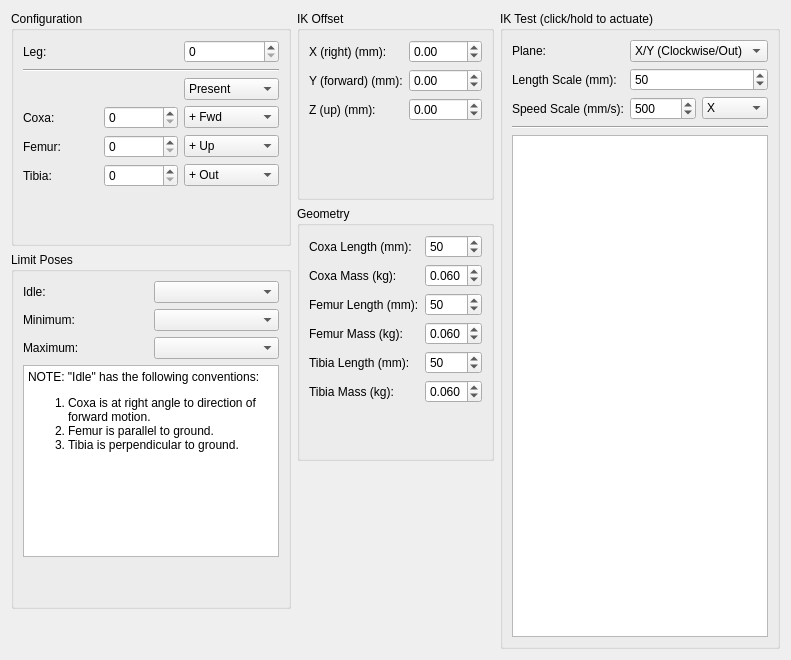
      <widget class="QWidget" name="ikConfigTab">
       <attribute name="title">
        <string>IK Configuration</string>
       </attribute>
       <layout class="QHBoxLayout" name="horizontalLayout_3">
        <item>
         <layout class="QVBoxLayout" name="verticalLayout_5">
          <item>
           <widget class="QGroupBox" name="configurationGroup_2">
            <property name="title">
             <string>Configuration</string>
            </property>
            <layout class="QGridLayout" name="gridLayout_2">
             <item row="4" column="2">
              <widget class="QComboBox" name="femurSignCombo">
               <item>
                <property name="text">
                 <string>+ Up</string>
                </property>
               </item>
               <item>
                <property name="text">
                 <string>- Up</string>
                </property>
               </item>
              </widget>
             </item>
             <item row="0" column="0">
              <widget class="QLabel" name="legLabel">
               <property name="text">
                <string>Leg:</string>
               </property>
              </widget>
             </item>
             <item row="0" column="2">
              <widget class="QSpinBox" name="legSpin">
               <property name="minimum">
                <number>0</number>
               </property>
               <property name="maximum">
                <number>5</number>
               </property>
               <property name="value">
                <number>0</number>
               </property>
              </widget>
             </item>
             <item row="1" column="0" colspan="3">
              <widget class="Line" name="line_3">
               <property name="orientation">
                <enum>Qt::Horizontal</enum>
               </property>
              </widget>
             </item>
             <item row="2" column="2">
              <widget class="QComboBox" name="legPresentCombo">
               <item>
                <property name="text">
                 <string>Present</string>
                </property>
               </item>
               <item>
                <property name="text">
                 <string>Not Present</string>
                </property>
               </item>
              </widget>
             </item>
             <item row="3" column="0">
              <widget class="QLabel" name="coxaLabel">
               <property name="text">
                <string>Coxa:</string>
               </property>
              </widget>
             </item>
             <item row="3" column="1">
              <widget class="QSpinBox" name="coxaServoSpin"/>
             </item>
             <item row="3" column="2">
              <widget class="QComboBox" name="coxaSignCombo">
               <item>
                <property name="text">
                 <string>+ Fwd</string>
                </property>
               </item>
               <item>
                <property name="text">
                 <string>- Fwd</string>
                </property>
               </item>
              </widget>
             </item>
             <item row="4" column="0">
              <widget class="QLabel" name="femurLabel">
               <property name="text">
                <string>Femur:</string>
               </property>
              </widget>
             </item>
             <item row="4" column="1">
              <widget class="QSpinBox" name="femurServoSpin"/>
             </item>
             <item row="5" column="0">
              <widget class="QLabel" name="tibiaLabel">
               <property name="text">
                <string>Tibia:</string>
               </property>
              </widget>
             </item>
             <item row="5" column="1">
              <widget class="QSpinBox" name="tibiaServoSpin"/>
             </item>
             <item row="5" column="2">
              <widget class="QComboBox" name="tibiaSignCombo">
               <item>
                <property name="text">
                 <string>+ Out</string>
                </property>
               </item>
               <item>
                <property name="text">
                 <string>- Out</string>
                </property>
               </item>
              </widget>
             </item>
             <item row="6" column="2">
              <spacer name="verticalSpacer_2">
               <property name="orientation">
                <enum>Qt::Vertical</enum>
               </property>
               <property name="sizeHint" stdset="0">
                <size>
                 <width>20</width>
                 <height>47</height>
                </size>
               </property>
              </spacer>
             </item>
            </layout>
           </widget>
          </item>
          <item>
           <widget class="QGroupBox" name="limitPosesGroup">
            <property name="title">
             <string>Limit Poses</string>
            </property>
            <layout class="QGridLayout" name="gridLayout_3">
             <item row="0" column="0">
              <widget class="QLabel" name="idleLabel">
               <property name="text">
                <string>Idle:</string>
               </property>
              </widget>
             </item>
             <item row="0" column="1">
              <widget class="QComboBox" name="idleCombo"/>
             </item>
             <item row="1" column="0">
              <widget class="QLabel" name="minimumLabel">
               <property name="text">
                <string>Minimum:</string>
               </property>
              </widget>
             </item>
             <item row="1" column="1">
              <widget class="QComboBox" name="minimumCombo"/>
             </item>
             <item row="2" column="0">
              <widget class="QLabel" name="maximumLabel">
               <property name="text">
                <string>Maximum:</string>
               </property>
              </widget>
             </item>
             <item row="2" column="1">
              <widget class="QComboBox" name="maximumCombo"/>
             </item>
             <item row="3" column="0" colspan="2">
              <widget class="QTextBrowser" name="textBrowser">
               <property name="verticalScrollBarPolicy">
                <enum>Qt::ScrollBarAlwaysOff</enum>
               </property>
               <property name="horizontalScrollBarPolicy">
                <enum>Qt::ScrollBarAlwaysOff</enum>
               </property>
               <property name="html">
                <string>&lt;!DOCTYPE HTML PUBLIC &quot;-//W3C//DTD HTML 4.0//EN&quot; &quot;http://www.w3.org/TR/REC-html40/strict.dtd&quot;&gt;
&lt;html&gt;&lt;head&gt;&lt;meta name=&quot;qrichtext&quot; content=&quot;1&quot; /&gt;&lt;style type=&quot;text/css&quot;&gt;
p, li { white-space: pre-wrap; }
&lt;/style&gt;&lt;/head&gt;&lt;body style=&quot; font-family:'Sans Serif'; font-size:9pt; font-weight:400; font-style:normal;&quot;&gt;
&lt;p style=&quot; margin-top:0px; margin-bottom:0px; margin-left:0px; margin-right:0px; -qt-block-indent:0; text-indent:0px;&quot;&gt;NOTE: &amp;quot;Idle&amp;quot; has the following conventions:&lt;/p&gt;
&lt;ol style=&quot;margin-top: 0px; margin-bottom: 0px; margin-left: 0px; margin-right: 0px; -qt-list-indent: 1;&quot;&gt;&lt;li style=&quot; margin-top:12px; margin-bottom:0px; margin-left:0px; margin-right:0px; -qt-block-indent:0; text-indent:0px;&quot;&gt;Coxa is at right angle to direction of forward motion.&lt;/li&gt;
&lt;li style=&quot; margin-top:0px; margin-bottom:0px; margin-left:0px; margin-right:0px; -qt-block-indent:0; text-indent:0px;&quot;&gt;Femur is parallel to ground.&lt;/li&gt;
&lt;li style=&quot; margin-top:0px; margin-bottom:12px; margin-left:0px; margin-right:0px; -qt-block-indent:0; text-indent:0px;&quot;&gt;Tibia is perpendicular to ground.&lt;/li&gt;&lt;/ol&gt;&lt;/body&gt;&lt;/html&gt;</string>
               </property>
              </widget>
             </item>
             <item row="4" column="1">
              <spacer name="verticalSpacer_3">
               <property name="orientation">
                <enum>Qt::Vertical</enum>
               </property>
               <property name="sizeHint" stdset="0">
                <size>
                 <width>20</width>
                 <height>40</height>
                </size>
               </property>
              </spacer>
             </item>
            </layout>
           </widget>
          </item>
          <item>
           <spacer name="verticalSpacer_6">
            <property name="orientation">
             <enum>Qt::Vertical</enum>
            </property>
            <property name="sizeHint" stdset="0">
             <size>
              <width>20</width>
              <height>40</height>
             </size>
            </property>
           </spacer>
          </item>
         </layout>
        </item>
        <item>
         <layout class="QVBoxLayout" name="verticalLayout_6">
          <item>
           <widget class="QGroupBox" name="groupBox_3">
            <property name="title">
             <string>IK Offset</string>
            </property>
            <layout class="QFormLayout" name="formLayout">
             <item row="0" column="0">
              <widget class="QLabel" name="xOffsetLabel">
               <property name="text">
                <string>X (right) (mm):</string>
               </property>
              </widget>
             </item>
             <item row="0" column="1">
              <widget class="QDoubleSpinBox" name="xOffsetSpin">
               <property name="minimum">
                <double>-500.000000000000000</double>
               </property>
               <property name="maximum">
                <double>500.000000000000000</double>
               </property>
              </widget>
             </item>
             <item row="1" column="0">
              <widget class="QLabel" name="yOffsetLabel">
               <property name="text">
                <string>Y (forward) (mm):</string>
               </property>
              </widget>
             </item>
             <item row="1" column="1">
              <widget class="QDoubleSpinBox" name="yOffsetSpin">
               <property name="minimum">
                <double>-500.000000000000000</double>
               </property>
               <property name="maximum">
                <double>500.000000000000000</double>
               </property>
              </widget>
             </item>
             <item row="2" column="0">
              <widget class="QLabel" name="zOffsetLabel">
               <property name="text">
                <string>Z (up) (mm):</string>
               </property>
              </widget>
             </item>
             <item row="2" column="1">
              <widget class="QDoubleSpinBox" name="zOffsetSpin">
               <property name="minimum">
                <double>-500.000000000000000</double>
               </property>
               <property name="maximum">
                <double>500.000000000000000</double>
               </property>
              </widget>
             </item>
             <item row="3" column="1">
              <spacer name="verticalSpacer_4">
               <property name="orientation">
                <enum>Qt::Vertical</enum>
               </property>
               <property name="sizeHint" stdset="0">
                <size>
                 <width>69</width>
                 <height>40</height>
                </size>
               </property>
              </spacer>
             </item>
            </layout>
           </widget>
          </item>
          <item>
           <widget class="QGroupBox" name="groupBox_4">
            <property name="title">
             <string>Geometry</string>
            </property>
            <layout class="QFormLayout" name="formLayout_2">
             <property name="fieldGrowthPolicy">
              <enum>QFormLayout::AllNonFixedFieldsGrow</enum>
             </property>
             <item row="0" column="0">
              <widget class="QLabel" name="coxaLengthLabel">
               <property name="text">
                <string>Coxa Length (mm):</string>
               </property>
              </widget>
             </item>
             <item row="0" column="1">
              <widget class="QDoubleSpinBox" name="coxaLengthSpin">
               <property name="decimals">
                <number>0</number>
               </property>
               <property name="minimum">
                <double>1.000000000000000</double>
               </property>
               <property name="maximum">
                <double>200.000000000000000</double>
               </property>
               <property name="value">
                <double>50.000000000000000</double>
               </property>
              </widget>
             </item>
             <item row="1" column="0">
              <widget class="QLabel" name="label_33">
               <property name="text">
                <string>Coxa Mass (kg):</string>
               </property>
              </widget>
             </item>
             <item row="1" column="1">
              <widget class="QDoubleSpinBox" name="coxaMassSpin">
               <property name="decimals">
                <number>3</number>
               </property>
               <property name="maximum">
                <double>2.000000000000000</double>
               </property>
               <property name="singleStep">
                <double>0.010000000000000</double>
               </property>
               <property name="value">
                <double>0.060000000000000</double>
               </property>
              </widget>
             </item>
             <item row="2" column="0">
              <widget class="QLabel" name="femurLengthLabel">
               <property name="text">
                <string>Femur Length (mm):</string>
               </property>
              </widget>
             </item>
             <item row="2" column="1">
              <widget class="QDoubleSpinBox" name="femurLengthSpin">
               <property name="decimals">
                <number>0</number>
               </property>
               <property name="minimum">
                <double>1.000000000000000</double>
               </property>
               <property name="maximum">
                <double>200.000000000000000</double>
               </property>
               <property name="value">
                <double>50.000000000000000</double>
               </property>
              </widget>
             </item>
             <item row="3" column="0">
              <widget class="QLabel" name="label_34">
               <property name="text">
                <string>Femur Mass (kg):</string>
               </property>
              </widget>
             </item>
             <item row="3" column="1">
              <widget class="QDoubleSpinBox" name="femurMassSpin">
               <property name="decimals">
                <number>3</number>
               </property>
               <property name="maximum">
                <double>2.000000000000000</double>
               </property>
               <property name="singleStep">
                <double>0.010000000000000</double>
               </property>
               <property name="value">
                <double>0.060000000000000</double>
               </property>
              </widget>
             </item>
             <item row="4" column="0">
              <widget class="QLabel" name="tibiaLengthLabel">
               <property name="text">
                <string>Tibia Length (mm):</string>
               </property>
              </widget>
             </item>
             <item row="4" column="1">
              <widget class="QDoubleSpinBox" name="tibiaLengthSpin">
               <property name="decimals">
                <number>0</number>
               </property>
               <property name="minimum">
                <double>1.000000000000000</double>
               </property>
               <property name="maximum">
                <double>200.000000000000000</double>
               </property>
               <property name="value">
                <double>50.000000000000000</double>
               </property>
              </widget>
             </item>
             <item row="5" column="0">
              <widget class="QLabel" name="label_35">
               <property name="text">
                <string>Tibia Mass (kg):</string>
               </property>
              </widget>
             </item>
             <item row="5" column="1">
              <widget class="QDoubleSpinBox" name="tibiaMassSpin">
               <property name="decimals">
                <number>3</number>
               </property>
               <property name="maximum">
                <double>2.000000000000000</double>
               </property>
               <property name="singleStep">
                <double>0.010000000000000</double>
               </property>
               <property name="value">
                <double>0.060000000000000</double>
               </property>
              </widget>
             </item>
             <item row="6" column="0">
              <spacer name="verticalSpacer_5">
               <property name="orientation">
                <enum>Qt::Vertical</enum>
               </property>
               <property name="sizeHint" stdset="0">
                <size>
                 <width>53</width>
                 <height>40</height>
                </size>
               </property>
              </spacer>
             </item>
            </layout>
           </widget>
          </item>
          <item>
           <spacer name="verticalSpacer_7">
            <property name="orientation">
             <enum>Qt::Vertical</enum>
            </property>
            <property name="sizeHint" stdset="0">
             <size>
              <width>20</width>
              <height>40</height>
             </size>
            </property>
           </spacer>
          </item>
         </layout>
        </item>
        <item>
         <widget class="QGroupBox" name="groupBox_5">
          <property name="sizePolicy">
           <sizepolicy hsizetype="Preferred" vsizetype="Preferred">
            <horstretch>1</horstretch>
            <verstretch>0</verstretch>
           </sizepolicy>
          </property>
          <property name="title">
           <string>IK Test (click/hold to actuate)</string>
          </property>
          <layout class="QVBoxLayout" name="verticalLayout_4">
           <item>
            <layout class="QGridLayout" name="gridLayout_5">
             <item row="0" column="0">
              <widget class="QLabel" name="planeLabel">
               <property name="text">
                <string>Plane:</string>
               </property>
              </widget>
             </item>
             <item row="0" column="1" colspan="2">
              <widget class="QComboBox" name="planeCombo">
               <item>
                <property name="text">
                 <string>X/Y (Clockwise/Out)</string>
                </property>
               </item>
               <item>
                <property name="text">
                 <string>X/Z (Clockwise/Up)</string>
                </property>
               </item>
               <item>
                <property name="text">
                 <string>Y/Z (Out/Up)</string>
                </property>
               </item>
              </widget>
             </item>
             <item row="1" column="0">
              <widget class="QLabel" name="scaleLabel">
               <property name="text">
                <string>Length Scale (mm):</string>
               </property>
              </widget>
             </item>
             <item row="1" column="1" colspan="2">
              <widget class="QDoubleSpinBox" name="lengthScaleSpin">
               <property name="decimals">
                <number>0</number>
               </property>
               <property name="minimum">
                <double>10.000000000000000</double>
               </property>
               <property name="maximum">
                <double>500.000000000000000</double>
               </property>
               <property name="singleStep">
                <double>10.000000000000000</double>
               </property>
               <property name="value">
                <double>50.000000000000000</double>
               </property>
              </widget>
             </item>
             <item row="2" column="0">
              <widget class="QLabel" name="speedScaleLabel">
               <property name="text">
                <string>Speed Scale (mm/s):</string>
               </property>
              </widget>
             </item>
             <item row="2" column="1">
              <widget class="QSpinBox" name="speedScaleSpin">
               <property name="minimum">
                <number>10</number>
               </property>
               <property name="maximum">
                <number>5000</number>
               </property>
               <property name="singleStep">
                <number>20</number>
               </property>
               <property name="value">
                <number>500</number>
               </property>
              </widget>
             </item>
             <item row="2" column="2">
              <widget class="QComboBox" name="speedAxisCombo">
               <item>
                <property name="text">
                 <string>X</string>
                </property>
               </item>
               <item>
                <property name="text">
                 <string>Y</string>
                </property>
               </item>
               <item>
                <property name="text">
                 <string>Z</string>
                </property>
               </item>
               <item>
                <property name="text">
                 <string>Any</string>
                </property>
               </item>
              </widget>
             </item>
            </layout>
           </item>
           <item>
            <widget class="Line" name="line_4">
             <property name="orientation">
              <enum>Qt::Horizontal</enum>
             </property>
            </widget>
           </item>
           <item>
            <widget class="QGraphicsView" name="ikTestView">
             <property name="verticalScrollBarPolicy">
              <enum>Qt::ScrollBarAlwaysOff</enum>
             </property>
             <property name="horizontalScrollBarPolicy">
              <enum>Qt::ScrollBarAlwaysOff</enum>
             </property>
            </widget>
           </item>
          </layout>
         </widget>
        </item>
       </layout>
      </widget>
